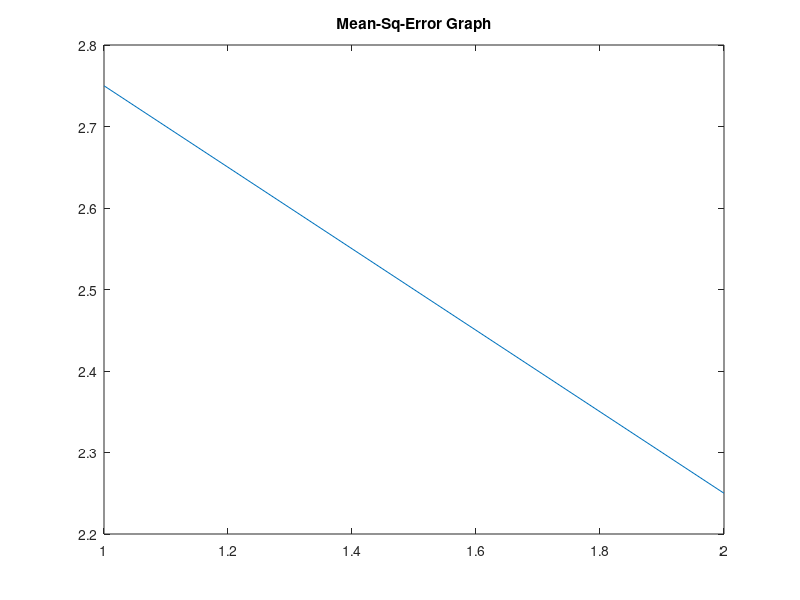

MATLAB code for this plot:
clc;
clear;
%and madaline
%Input and Target
x1=[1 1 -1 -1];
x2=[1 -1 1 -1];
t=[-1 1 1 -1];
%Assume initial weight matrix and bias
w11=0.05; 
w12=0.2; 
w21=0.05; 
w22=0.2; 
b1=0.3; 
b2=0.15; 
b3=0.5; 
v1=0.5; 
v2=0.5; 
alpha=0.5; 
e=0;
yin=[];
er=[];
r=[];
for p=1:2
    disp('----------------------epoch is---------------------------')
    disp(p)
    for i=1:4
      
              zin1=b1+x1(i)*w11+x2(i)*w21;
              zin2=b2+x2(i)*w12+x2(i)*w22;
              z=[zin1 zin2]
                if (zin1>=0)
                  z1=1;
                 else
                 z1=-1;
                end
                 if (zin2>=0)
                  z2=1;
                 else
                 z2=-1;
                 end
                hid=[z1 z2]
                yin(i)=b3+z1*v1+z2*v2;
                if (yin(i)>=0)
                   y=1;
               else
                  y=-1;
                end
                disp(yin(i))
               
               e=(t(i)-yin(i));
               er(i)=e*e;
              
               

             if(y~=t(i))
               if (t(i)==1) 
                   if(zin1<zin2)
                
                     b1=b1+alpha*(1-zin1);
                     w11=w11 +alpha*(1-zin1)*x1(i);
                     w2l=w21+alpha*(1-zin1)*x1(i);

                   else
                       b2=b2+alpha*(1-zin1);
                       w12=w12+alpha*(1-zin2)*x2(i);
 
                       w22=w22+alpha*(1-zin2)*x2(i);

                   end
               end

            if (t(i)==-1) 
               
                  if(zin1>0)
                     b1=b1+alpha*(-1-zin1);
                     w11=w11+alpha*(-1-zin1)*x1(i) ;
               
                     w21=w21+alpha*(-1-zin1)*x1(i);
                  else
                  
                      b2=b2+alpha*(-1-zin1);
                      w12=w12+alpha*(-1-zin2)*x2(i) ;
                    
                      w22=w22+alpha*(-1-zin2)*x2(i) ;
            
                  end
          
            end 
             end
            disp('    w11        w12        w21        w22');
            disp([w11,w12,w21,w22])

          
            end

            r(p)=mean(er)
           
            
end    

x=[1,2];
y=r;
plot(x,y)
title("Mean-Sq-Error Graph")     